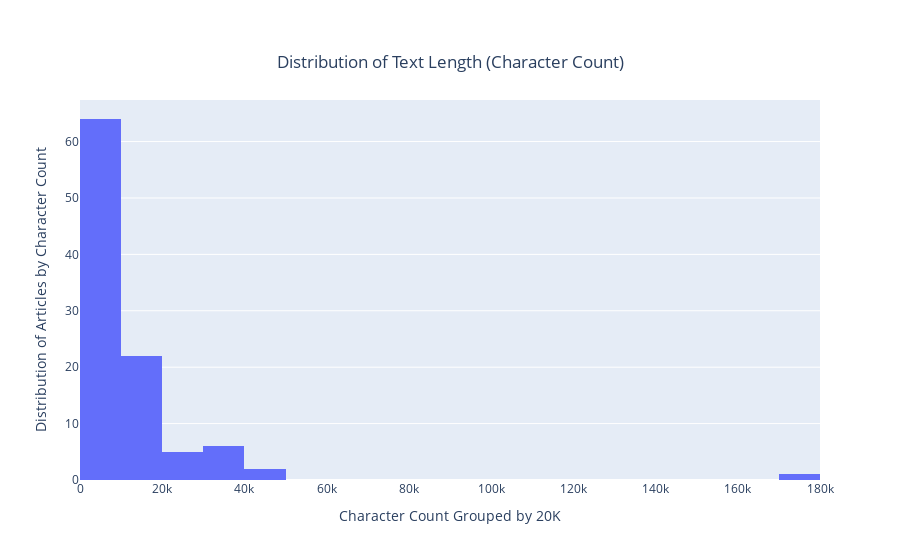

Write notebook code for a chart like this one.
### Code cell
fig = px.histogram( x = train_df["character count"],
             title="Distribution of Text Length (Character Count)",
             height = 600,
             labels = dict(x = "Character Count Grouped by 20K"))

fig.update_yaxes(title_text = "Distribution of Articles by Character Count")

fig.update_layout(title = {'y' : 0.9, 'x' : 0.5})

### Figure 1 — Plotly figure (JSON) as saved in the notebook; plotly's stock layout.template omitted (floating-point values rounded to 4 significant figures)
{"data": [{"alignmentgroup": "True", "bingroup": "x", "hovertemplate": "Character Count Grouped by 20K=%{x}<br>count=%{y}<extra></extra>", "legendgroup": "", "marker": {"color": "#636efa", "pattern": {"shape": ""}}, "name": "", "offsetgroup": "", "orientation": "v", "showlegend": false, "type": "histogram", "x": [8326, 22752, 9021, 4052, 4378, 2515, 2664, 1640, 2118, 2565, 2760, 9578, 7768, 7768, 5721, 5721, 9440, 9933, 8132, 3810, 22796, 36595, 6508, 7737, 7317, 18862, 16688, 31648, 35282, 9757, 10627, 31998, 12225, 16172, 42519, 3624, 7128, 4318, 27788, 4926, 11673, 6583, 3831, 4698, 8250, 4879, 30671, 41876, 8577, 2464, 3897, 3393, 5953, 5953, 3362, 3475, 15984, 14593, 7290, 33389, 7498, 13200, 13900, 15658, 7875, 3099, 8597, 6276, 16478, 15959, 18305, 15476, 9383, 3565, 14272, 7042, 15753, 9348, 21581, 9994, 6736, 6826, 4695, 12778, 6371, 4240, 5972, 5972, 4511, 4511, 19137, 5527, 7170, 19247, 20684, 176782, 7046, 13385, 15443, 8665], "xaxis": "x", "yaxis": "y"}], "layout": {"autosize": true, "barmode": "relative", "legend": {"tracegroupgap": 0}, "title": {"text": "Distribution of Text Length (Character Count)", "x": 0.5, "y": 0.9}, "xaxis": {"anchor": "y", "autorange": true, "domain": [0, 1], "range": [-0.5, 180000.0], "title": {"text": "Character Count Grouped by 20K"}, "type": "linear"}, "yaxis": {"anchor": "x", "autorange": true, "domain": [0, 1], "range": [0, 67.37], "title": {"text": "Distribution of Articles by Character Count"}}}}
